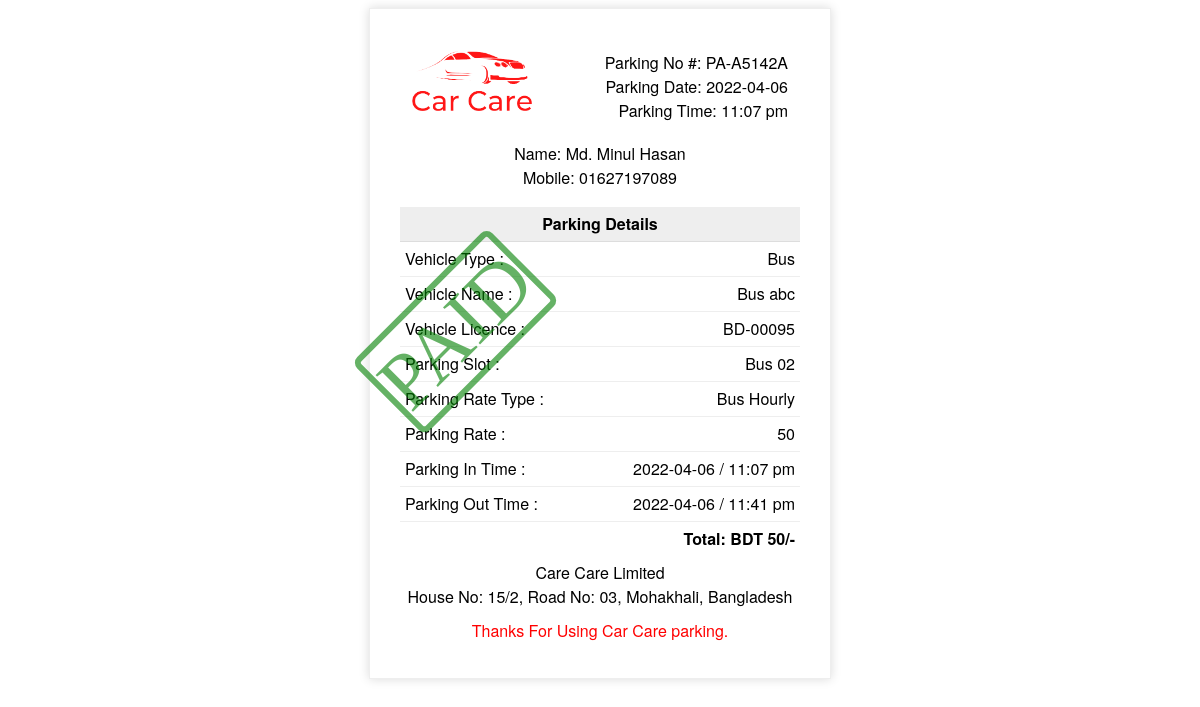
Screenshot of /invoice.php?parking-id=1 with the database file from the repository.
### tables this page shows
CREATE TABLE `tbl_parking` (
  `id` int(11) NOT NULL,
  `parking_code` varchar(255) NOT NULL,
  `vehicle_name` varchar(255) NOT NULL,
  `vehicle_licence` varchar(255) NOT NULL,
  `vehicle_user_name` varchar(255) NOT NULL,
  `vehicle_user_mobile` varchar(255) NOT NULL,
  `vechile_cat_id` int(11) NOT NULL,
  `rate_id` int(11) NOT NULL,
  `slot_id` int(11) NOT NULL,
  `in_time` varchar(255) NOT NULL,
  `out_time` varchar(255) NOT NULL,
  `total_time` varchar(255) NOT NULL,
  `total_amount` varchar(225) NOT NULL,
  `paid_status` tinyint(2) NOT NULL DEFAULT 0,
  `parking_status` tinyint(2) NOT NULL DEFAULT 1,
  `create_at` timestamp NOT NULL DEFAULT current_timestamp()
);

CREATE TABLE `tbl_company` (
  `id` int(11) NOT NULL,
  `company_name` varchar(255) DEFAULT NULL,
  `company_address` varchar(255) DEFAULT NULL,
  `company_mobile` varchar(255) DEFAULT NULL,
  `company_email` varchar(255) DEFAULT NULL,
  `company_website` varchar(255) DEFAULT NULL,
  `company_facebook` varchar(255) DEFAULT NULL,
  `company_youtube` varchar(255) DEFAULT NULL,
  `company_message` text DEFAULT NULL,
  `company_currency` varchar(255) DEFAULT NULL,
  `company_logo` varchar(255) DEFAULT NULL,
  `company_status` int(11) NOT NULL DEFAULT 1,
  `created_at` timestamp NOT NULL DEFAULT current_timestamp()
);

CREATE TABLE `vechile_category` (
  `vechile_category_id` int(11) NOT NULL,
  `vechile_category_name` varchar(255) NOT NULL,
  `vechile_category_status` tinyint(2) NOT NULL DEFAULT 1,
  `create_at` timestamp NOT NULL DEFAULT current_timestamp()
);

CREATE TABLE `tbl_slots` (
  `id` int(11) NOT NULL,
  `slot_name` varchar(255) NOT NULL,
  `slot_category` int(11) NOT NULL,
  `slot_status` tinyint(2) NOT NULL DEFAULT 1,
  `availability_status` tinyint(2) NOT NULL DEFAULT 1,
  `created_at` timestamp NOT NULL DEFAULT current_timestamp()
);

CREATE TABLE `parking_rate` (
  `id` int(11) NOT NULL,
  `rate_name` varchar(255) NOT NULL,
  `parking_category` int(11) NOT NULL,
  `rate_type` tinyint(2) NOT NULL,
  `rate_price` int(11) NOT NULL,
  `rate_status` tinyint(2) NOT NULL DEFAULT 1,
  `create_at` timestamp NOT NULL DEFAULT current_timestamp()
);

### invoice.php (called while the page is built)
 <?php
  include_once 'classes/Parking.php';
  $parking = new Parking();
  if (isset($_GET['parking-id'])) {
    $parkingId = $_GET['parking-id'];
    $getParking = $parking->get_parking_invoice_data($parkingId);
  }
?>

### lib/Database.php (called while the page is built, shortened)
<?php
	Class Database{
		public $host = HOST;
		public $user = USER;
		public $pass = PASSWORD;
		public $database = DATABASE;
		public $link;
		public function dbConnect(){
			$this->link = mysqli_connect($this->host, $this->user, $this->pass, $this->database);
		}
		public function select($query){
			$result  = mysqli_query($this->link,$query) or die($this->link->error.__LINE__);
			if (mysqli_num_rows($result)) {
				return $result;
			}
			else{
				return false;
			}
		}
	}

### classes/Company.php (called while the page is built, shortened)
<?php
	include_once 'lib/Database.php';
class Company{
	public $database;
	public function __construct(){
		$this->database= new Database();
	}
	public function get_company_info(){
		$companyId = 1;
		if ($companyId) {
			$getCompanyInfoQuery = "SELECT * FROM tbl_company WHERE id=$companyId";
			$getCompanyInfo= $this->database->select($getCompanyInfoQuery);
			if ($getCompanyInfo>'0') {
				return $getCompanyInfo;
			}
		}
	}
}

### classes/Category.php (called while the page is built, shortened)
<?php
	include_once 'lib/Database.php';
class Category{
	public $database;
	public function __construct(){
		$this->database= new Database();
	}
	public function get_single_category_data($categoryId){
		$getCategoryQuery = "SELECT * FROM vechile_category WHERE vechile_category_id=$categoryId";
		$getCategory= $this->database->select($getCategoryQuery);
		if ($getCategory>'0') {
			return $getCategory;
		}
	}
}

### classes/Slot.php (called while the page is built, shortened)
<?php
	include_once 'lib/Database.php';
class Slot{
	public $database;
	public function __construct(){
		$this->database= new Database();
	}
	public function get_single_slot_data($slotId){
		$getSlotQuery = "SELECT * FROM tbl_slots WHERE id=$slotId";
		$getSlot= $this->database->select($getSlotQuery);
		if ($getSlot>'0') {
			return $getSlot;
		}
	}
}

### classes/Rate.php (called while the page is built, shortened)
<?php
	include_once 'lib/Database.php';
class Rate{
	public $database;
	public function __construct(){
		$this->database= new Database();
	}
	public function get_single_rate_data($rateId){
		$getRateQuery = "SELECT * FROM parking_rate WHERE id=$rateId";
		$getRate= $this->database->select($getRateQuery);
		if ($getRate>'0') {
			return $getRate;
		}
	}
}

### classes/Parking.php (the view, shortened to what this page needs)
<?php
	include_once 'lib/Database.php';
	include_once 'classes/Category.php';
	include_once 'classes/Slot.php';
	include_once 'classes/Rate.php';
	include_once 'classes/Company.php';
class Parking{
	public $database;
	public $category;
	public $slot;
	public $rate;
	public $company;
	public function __construct(){
		$this->database= new Database();
		$this->category = new Category();
		$this->slot = new Slot();
		$this->rate = new Rate();
		$this->company = new Company();
	}
	public function get_single_parking_data($parkingId){
		if($parkingId) {
			$singleParkingQuery = "SELECT * FROM tbl_parking WHERE id =$parkingId";
			$singleParking= $this->database->select($singleParkingQuery);
			if($singleParking>'0'){
				return $singleParking;
			}
		}
	}
	public function get_parking_invoice_data($parkingId){
		if($parkingId) {
			$parking_data = $this->get_single_parking_data($parkingId);
			$parking_data = mysqli_fetch_array($parking_data);
			$vehicle_category = $this->category->get_single_category_data($parking_data['vechile_cat_id']);
			$vehicle_category = mysqli_fetch_array($vehicle_category);
			$parkingSlot = $this->slot->get_single_slot_data($parking_data['slot_id']);
			$parkingSlot = mysqli_fetch_array($parkingSlot);
			$parkingRate = $this->rate->get_single_rate_data($parking_data['rate_id']);
			$parkingRate = mysqli_fetch_array($parkingRate);
			$check_in_date = date("Y-m-d", $parking_data['in_time']);
			$check_in = date("h:i a", $parking_data['in_time']);
			if($parking_data['out_time']){
				$check_out_date = date("Y-m-d", $parking_data['out_time']);
				$check_out	 = date("h:i a", $parking_data['out_time']);
			}
			else{
				$check_out_date='';
				$check_out ='';
			}
			if($parking_data['paid_status']==1){
				$paidStatus = "PAID";
				$color ="green";
			}
			else{
				$paidStatus = "UNPAID";
				$color ="red";
			}
			$companyInfo=$this->company->get_company_info();
			$companyInfo = mysqli_fetch_array($companyInfo);
			$html = '<style>
		    .invoice-box {
		        max-width: 400px;
		        margin: auto;
		        padding: 30px;
		        border: 1px solid #eee;
		        box-shadow: 0 0 10px rgba(0, 0, 0, .15);
		        font-size: 16px;
		        line-height: 24px;
		        font-family: "Helvetica Neue", "Helvetica", Helvetica, Arial, sans-serif;
		        color: #555;
		    }
		    .invoice-box table {
		        width: 100%;
		        line-height: inherit;
		        text-align: left;
		    }
		    .invoice-box table td {
		        padding: 5px;
		        vertical-align: top;
		    }
		    .invoice-box table tr td:nth-child(2) {
		        text-align: right;
		    }
		    .invoice-box table tr.top table td {
		        padding-bottom: 0px;
		    }
		    .invoice-box table tr.top table td.title {
		        font-size: 45px;
		        line-height: 45px;
		        color: #333;
		    }
		    .invoice-box table tr.information table td {
		        padding-bottom: 10px;
		    }
		    .invoice-box table tr.heading td {
		        background: #eee;
		        border-bottom: 1px solid #ddd;
		        font-weight: bold;
		    }
		    .invoice-box table tr.details td {
		        padding-bottom: 10px;
		    }
		    .invoice-box table tr.item td {
		        border-bottom: 1px solid #eee;
		    }
		    .invoice-box table tr.item.last td {
		        border-bottom: none;
		    }
		    .invoice-box table tr.total td:nth-child(2) {
		        font-weight: bold;
		    }
		    @media only screen and (max-width: 600px) {
		        .invoice-box table tr.top table td {
		            width: 100%;
		            display: block;
		            text-align: center;
		        }
		        .invoice-box table tr.information table td {
		            width: 100%;
		            display: block;
		            text-align: center;
		        }
		    }
		    /** RTL **/
		    .rtl {
		        direction: rtl;
		        font-family: Tahoma, "Helvetica Neue", "Helvetica", Helvetica, Arial, sans-serif;
		    }
		    .rtl table {
		        text-align: right;
		    }
		    .rtl table tr td:nth-child(2) {
		        text-align: left;
		    }
		</style>
		<div>
		    <div style="border-width: 6px;border-style: solid; border-color: '.$color.';border-radius: 8px; color: '.$color.'; opacity:0.6; position: absolute; z-index: 1; left:30%; top:35%; font-size: 60pt;-webkit-transform: rotate(-45deg);-ms-transform: rotate(-45deg);transform: rotate(-45deg); font-family: "Helvetica Neue", "Helvetica", Helvetica, Arial, sans-serif;">
		    '.$paidStatus.' </div>
		    <div class="invoice-box">
		        <table cellpadding="0" cellspacing="0">
		            <tr class="top">
		            <td colspan="">
		                    <table>
		                        <tr>
		                            <td>
		                                <img style="width:120px;" src="uploads/'.$companyInfo['company_logo'].'"/>
		                            </td>
		                        </tr>
		                    </table>
		                </td>
		                <td colspan="">
		                    <table>
		                        <tr>
		                            <td class="title">
		                            </td>
		                            <td>
		                                Parking No #: '.$parking_data['parking_code'].'<br>
		                                Parking Date: '.$check_in_date.'<br>
		                                Parking Time: '.$check_in.'
		                            </td>
		                        </tr>
		                    </table>
		                </td>
		            </tr>
		            <tr class="information">
		                <td colspan="2">
		                    <table>
		                        <tr>
		                            <td colspan="2" style="text-align:center">
		                                Name: '.$parking_data['vehicle_user_name'].'<br>
		                                Mobile: '.$parking_data['vehicle_user_mobile'].'
		                            </td>
		                        </tr>
		                    </table>
		                </td>
		            </tr>
		            <tr class="heading">
		                <td colspan="2" style="text-align:center">
		                    Parking Details
		                </td>
		            </tr>
		            <tr class="item">
		                <td>
		                   Vehicle Type :
		                </td>
		                <td>
		                    '.$vehicle_category['vechile_category_name'].'
		                </td>
		            </tr>
		            <tr class="item">
		                <td>
		                   Vehicle Name :
		                </td>
		                <td>
		                    '.$parking_data['vehicle_name'].'
		                </td>
		            </tr>
		            <tr class="item">
		                <td>
		                   Vehicle Licence :
		                </td>
		                <td>
		                    '.$parking_data['vehicle_licence'].'
		                </td>
		            </tr>
		            <tr class="item">
		                <td>
		                   Parking Slot :
		                </td>
		                <td>
		                    '.$parkingSlot['slot_name'].'
		                </td>
		            </tr>
		            <tr class="item">
		                <td>
		                   Parking Rate Type :
		                </td>
		                <td>
		                    '.$parkingRate['rate_name'].'
		                </td>
		            </tr>
		            <tr class="item">
		                <td>
		                   Parking Rate :
		                </td>
		                <td>
		                    '.$parkingRate['rate_price'].'
		                </td>
		            </tr>
		            <tr class="item">
		                <td>
		                   Parking In Time :
		                </td>
		                <td>
		                    '.$check_in_date.' / '.$check_in.'
		                </td>
		            </tr>
		      		<tr class="item">
		                <td>
		                   Parking Out Time :
		                </td>
		                <td>
		                    '.$check_out_date.' / '.$check_out.'
		                </td>
		            </tr>
		            <tr class="total">
		                <td></td>
		                <td>
		                    Total: '.$companyInfo['company_currency'].' '.$parking_data['total_amount'].'/-
		                </td>
		            </tr>
		            <tr>
			            <td style="text-align:center" colspan="2">
			                '.$companyInfo['company_name'].'<br>
			                '.$companyInfo['company_address'].'
			            </td>
		            </tr>
		            <tr class="">
		                <td style="text-align:center; color: red" colspan="2">
		                    '.$companyInfo['company_message'].'
		                </td>
		            </tr>
		        </table>
		    </div>
		</div>';
			echo $html;
		}
	}
}

### classes/Parking.php (style rules this page uses)
.invoice-box { max-width: 400px; margin: auto; padding: 30px; border: 1px solid #eee; box-shadow: 0 0 10px rgba(0, 0, 0, .15); font-size: 16px; line-height: 24px; font-family: "Helvetica Neue", "Helvetica", Helvetica, Arial, sans-serif; color: #555; }
.invoice-box table { width: 100%; line-height: inherit; text-align: left; }
.invoice-box table td { padding: 5px; vertical-align: top; }
.invoice-box table tr td:nth-child(2) { text-align: right; }
.invoice-box table tr.top table td { padding-bottom: 0px; }
.invoice-box table tr.top table td.title { font-size: 45px; line-height: 45px; color: #333; }
.invoice-box table tr.information table td { padding-bottom: 10px; }
.invoice-box table tr.heading td { background: #eee; border-bottom: 1px solid #ddd; font-weight: bold; }
.invoice-box table tr.item td { border-bottom: 1px solid #eee; }
.invoice-box table tr.total td:nth-child(2) { font-weight: bold; }

### rows the page displays
tbl_parking: paid_status "PAID", parking_code "PA-A5142A", in_time "2022-04-06", in_time "11:07 pm", vehicle_user_name "Md. Minul Hasan", vehicle_user_mobile "01627197089", vehicle_name "Bus abc", vehicle_licence "BD-00095", out_time "2022-04-06", out_time "11:41 pm", total_amount "50"
tbl_company: company_logo (picture), company_currency "BDT", company_name "Care Care Limited", company_address "House No: 15/2, Road No: 03, Mohakhali, Bangladesh", company_message "Thanks For Using Car Care parking."
vechile_category: vechile_category_name "Bus"
tbl_slots: slot_name "Bus 02"
parking_rate: rate_name "Bus Hourly", rate_price "50"
